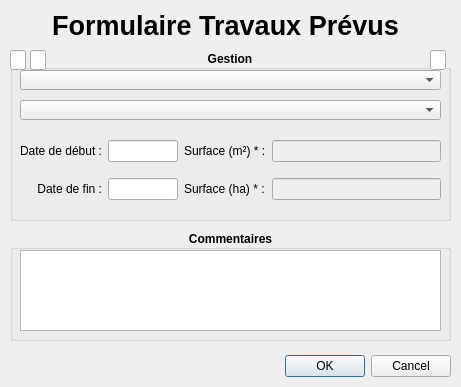
<?xml version="1.0" encoding="UTF-8"?>
<ui version="4.0">
 <class>Dialog</class>
 <widget class="QDialog" name="Dialog">
  <property name="geometry">
   <rect>
    <x>0</x>
    <y>0</y>
    <width>461</width>
    <height>387</height>
   </rect>
  </property>
  <property name="windowTitle">
   <string>Travaux Prévus</string>
  </property>
  <widget class="QDialogButtonBox" name="buttonBox">
   <property name="geometry">
    <rect>
     <x>280</x>
     <y>350</y>
     <width>171</width>
     <height>32</height>
    </rect>
   </property>
   <property name="orientation">
    <enum>Qt::Horizontal</enum>
   </property>
   <property name="standardButtons">
    <set>QDialogButtonBox::Cancel|QDialogButtonBox::Ok</set>
   </property>
  </widget>
  <widget class="QLabel" name="label">
   <property name="geometry">
    <rect>
     <x>10</x>
     <y>10</y>
     <width>431</width>
     <height>31</height>
    </rect>
   </property>
   <property name="font">
    <font>
     <pointsize>20</pointsize>
     <weight>75</weight>
     <bold>true</bold>
    </font>
   </property>
   <property name="text">
    <string>Formulaire Travaux Prévus</string>
   </property>
   <property name="alignment">
    <set>Qt::AlignCenter</set>
   </property>
  </widget>
  <widget class="QGroupBox" name="groupBox">
   <property name="geometry">
    <rect>
     <x>10</x>
     <y>50</y>
     <width>441</width>
     <height>171</height>
    </rect>
   </property>
   <property name="font">
    <font>
     <weight>75</weight>
     <bold>true</bold>
    </font>
   </property>
   <property name="title">
    <string>Gestion</string>
   </property>
   <property name="alignment">
    <set>Qt::AlignCenter</set>
   </property>
   <widget class="QComboBox" name="gestion_lib_list">
    <property name="geometry">
     <rect>
      <x>10</x>
      <y>50</y>
      <width>421</width>
      <height>20</height>
     </rect>
    </property>
    <property name="palette">
     <palette>
      <active>
       <colorrole role="WindowText">
        <brush brushstyle="SolidPattern">
         <color alpha="255">
          <red>0</red>
          <green>0</green>
          <blue>0</blue>
         </color>
        </brush>
       </colorrole>
       <colorrole role="Text">
        <brush brushstyle="SolidPattern">
         <color alpha="255">
          <red>0</red>
          <green>0</green>
          <blue>0</blue>
         </color>
        </brush>
       </colorrole>
       <colorrole role="ButtonText">
        <brush brushstyle="SolidPattern">
         <color alpha="255">
          <red>0</red>
          <green>0</green>
          <blue>0</blue>
         </color>
        </brush>
       </colorrole>
      </active>
      <inactive>
       <colorrole role="WindowText">
        <brush brushstyle="SolidPattern">
         <color alpha="255">
          <red>0</red>
          <green>0</green>
          <blue>0</blue>
         </color>
        </brush>
       </colorrole>
       <colorrole role="Text">
        <brush brushstyle="SolidPattern">
         <color alpha="255">
          <red>0</red>
          <green>0</green>
          <blue>0</blue>
         </color>
        </brush>
       </colorrole>
       <colorrole role="ButtonText">
        <brush brushstyle="SolidPattern">
         <color alpha="255">
          <red>0</red>
          <green>0</green>
          <blue>0</blue>
         </color>
        </brush>
       </colorrole>
      </inactive>
      <disabled>
       <colorrole role="WindowText">
        <brush brushstyle="SolidPattern">
         <color alpha="255">
          <red>0</red>
          <green>0</green>
          <blue>0</blue>
         </color>
        </brush>
       </colorrole>
       <colorrole role="Text">
        <brush brushstyle="SolidPattern">
         <color alpha="255">
          <red>0</red>
          <green>0</green>
          <blue>0</blue>
         </color>
        </brush>
       </colorrole>
       <colorrole role="ButtonText">
        <brush brushstyle="SolidPattern">
         <color alpha="255">
          <red>0</red>
          <green>0</green>
          <blue>0</blue>
         </color>
        </brush>
       </colorrole>
      </disabled>
     </palette>
    </property>
    <property name="font">
     <font>
      <weight>50</weight>
      <bold>false</bold>
     </font>
    </property>
   </widget>
   <widget class="QLineEdit" name="gestion_lib">
    <property name="geometry">
     <rect>
      <x>0</x>
      <y>0</y>
      <width>16</width>
      <height>20</height>
     </rect>
    </property>
   </widget>
   <widget class="QLineEdit" name="id_gestion">
    <property name="geometry">
     <rect>
      <x>20</x>
      <y>0</y>
      <width>16</width>
      <height>20</height>
     </rect>
    </property>
   </widget>
   <widget class="QWidget" name="gridLayoutWidget">
    <property name="geometry">
     <rect>
      <x>10</x>
      <y>80</y>
      <width>421</width>
      <height>80</height>
     </rect>
    </property>
    <layout class="QGridLayout" name="gridLayout">
     <item row="1" column="0">
      <widget class="QLabel" name="label_11">
       <property name="font">
        <font>
         <weight>50</weight>
         <bold>false</bold>
        </font>
       </property>
       <property name="text">
        <string>Date de fin :</string>
       </property>
       <property name="alignment">
        <set>Qt::AlignRight|Qt::AlignTrailing|Qt::AlignVCenter</set>
       </property>
      </widget>
     </item>
     <item row="0" column="1">
      <widget class="QLineEdit" name="datedebut">
       <property name="maximumSize">
        <size>
         <width>70</width>
         <height>16777215</height>
        </size>
       </property>
       <property name="palette">
        <palette>
         <active>
          <colorrole role="WindowText">
           <brush brushstyle="SolidPattern">
            <color alpha="255">
             <red>0</red>
             <green>0</green>
             <blue>0</blue>
            </color>
           </brush>
          </colorrole>
          <colorrole role="Text">
           <brush brushstyle="SolidPattern">
            <color alpha="255">
             <red>0</red>
             <green>0</green>
             <blue>0</blue>
            </color>
           </brush>
          </colorrole>
          <colorrole role="ButtonText">
           <brush brushstyle="SolidPattern">
            <color alpha="255">
             <red>0</red>
             <green>0</green>
             <blue>0</blue>
            </color>
           </brush>
          </colorrole>
         </active>
         <inactive>
          <colorrole role="WindowText">
           <brush brushstyle="SolidPattern">
            <color alpha="255">
             <red>0</red>
             <green>0</green>
             <blue>0</blue>
            </color>
           </brush>
          </colorrole>
          <colorrole role="Text">
           <brush brushstyle="SolidPattern">
            <color alpha="255">
             <red>0</red>
             <green>0</green>
             <blue>0</blue>
            </color>
           </brush>
          </colorrole>
          <colorrole role="ButtonText">
           <brush brushstyle="SolidPattern">
            <color alpha="255">
             <red>0</red>
             <green>0</green>
             <blue>0</blue>
            </color>
           </brush>
          </colorrole>
         </inactive>
         <disabled>
          <colorrole role="WindowText">
           <brush brushstyle="SolidPattern">
            <color alpha="255">
             <red>0</red>
             <green>0</green>
             <blue>0</blue>
            </color>
           </brush>
          </colorrole>
          <colorrole role="Text">
           <brush brushstyle="SolidPattern">
            <color alpha="255">
             <red>0</red>
             <green>0</green>
             <blue>0</blue>
            </color>
           </brush>
          </colorrole>
          <colorrole role="ButtonText">
           <brush brushstyle="SolidPattern">
            <color alpha="255">
             <red>0</red>
             <green>0</green>
             <blue>0</blue>
            </color>
           </brush>
          </colorrole>
         </disabled>
        </palette>
       </property>
       <property name="font">
        <font>
         <weight>50</weight>
         <bold>false</bold>
        </font>
       </property>
       <property name="text">
        <string/>
       </property>
       <property name="alignment">
        <set>Qt::AlignCenter</set>
       </property>
      </widget>
     </item>
     <item row="1" column="1">
      <widget class="QLineEdit" name="datefin">
       <property name="maximumSize">
        <size>
         <width>70</width>
         <height>16777215</height>
        </size>
       </property>
       <property name="palette">
        <palette>
         <active>
          <colorrole role="WindowText">
           <brush brushstyle="SolidPattern">
            <color alpha="255">
             <red>0</red>
             <green>0</green>
             <blue>0</blue>
            </color>
           </brush>
          </colorrole>
          <colorrole role="Text">
           <brush brushstyle="SolidPattern">
            <color alpha="255">
             <red>0</red>
             <green>0</green>
             <blue>0</blue>
            </color>
           </brush>
          </colorrole>
          <colorrole role="ButtonText">
           <brush brushstyle="SolidPattern">
            <color alpha="255">
             <red>0</red>
             <green>0</green>
             <blue>0</blue>
            </color>
           </brush>
          </colorrole>
         </active>
         <inactive>
          <colorrole role="WindowText">
           <brush brushstyle="SolidPattern">
            <color alpha="255">
             <red>0</red>
             <green>0</green>
             <blue>0</blue>
            </color>
           </brush>
          </colorrole>
          <colorrole role="Text">
           <brush brushstyle="SolidPattern">
            <color alpha="255">
             <red>0</red>
             <green>0</green>
             <blue>0</blue>
            </color>
           </brush>
          </colorrole>
          <colorrole role="ButtonText">
           <brush brushstyle="SolidPattern">
            <color alpha="255">
             <red>0</red>
             <green>0</green>
             <blue>0</blue>
            </color>
           </brush>
          </colorrole>
         </inactive>
         <disabled>
          <colorrole role="WindowText">
           <brush brushstyle="SolidPattern">
            <color alpha="255">
             <red>0</red>
             <green>0</green>
             <blue>0</blue>
            </color>
           </brush>
          </colorrole>
          <colorrole role="Text">
           <brush brushstyle="SolidPattern">
            <color alpha="255">
             <red>0</red>
             <green>0</green>
             <blue>0</blue>
            </color>
           </brush>
          </colorrole>
          <colorrole role="ButtonText">
           <brush brushstyle="SolidPattern">
            <color alpha="255">
             <red>0</red>
             <green>0</green>
             <blue>0</blue>
            </color>
           </brush>
          </colorrole>
         </disabled>
        </palette>
       </property>
       <property name="font">
        <font>
         <weight>50</weight>
         <bold>false</bold>
        </font>
       </property>
       <property name="text">
        <string/>
       </property>
       <property name="alignment">
        <set>Qt::AlignCenter</set>
       </property>
      </widget>
     </item>
     <item row="0" column="0">
      <widget class="QLabel" name="label_10">
       <property name="font">
        <font>
         <weight>50</weight>
         <bold>false</bold>
        </font>
       </property>
       <property name="text">
        <string>Date de début :</string>
       </property>
       <property name="alignment">
        <set>Qt::AlignRight|Qt::AlignTrailing|Qt::AlignVCenter</set>
       </property>
      </widget>
     </item>
     <item row="0" column="2">
      <widget class="QLabel" name="label_16">
       <property name="font">
        <font>
         <weight>50</weight>
         <bold>false</bold>
        </font>
       </property>
       <property name="text">
        <string>Surface (m²) * :</string>
       </property>
      </widget>
     </item>
     <item row="1" column="2">
      <widget class="QLabel" name="label_19">
       <property name="font">
        <font>
         <weight>50</weight>
         <bold>false</bold>
        </font>
       </property>
       <property name="text">
        <string>Surface (ha) * :</string>
       </property>
      </widget>
     </item>
     <item row="0" column="3">
      <widget class="QLineEdit" name="surface_ha">
       <property name="enabled">
        <bool>false</bool>
       </property>
       <property name="palette">
        <palette>
         <active>
          <colorrole role="WindowText">
           <brush brushstyle="SolidPattern">
            <color alpha="255">
             <red>0</red>
             <green>0</green>
             <blue>0</blue>
            </color>
           </brush>
          </colorrole>
          <colorrole role="Text">
           <brush brushstyle="SolidPattern">
            <color alpha="255">
             <red>0</red>
             <green>0</green>
             <blue>0</blue>
            </color>
           </brush>
          </colorrole>
          <colorrole role="ButtonText">
           <brush brushstyle="SolidPattern">
            <color alpha="255">
             <red>0</red>
             <green>0</green>
             <blue>0</blue>
            </color>
           </brush>
          </colorrole>
         </active>
         <inactive>
          <colorrole role="WindowText">
           <brush brushstyle="SolidPattern">
            <color alpha="255">
             <red>0</red>
             <green>0</green>
             <blue>0</blue>
            </color>
           </brush>
          </colorrole>
          <colorrole role="Text">
           <brush brushstyle="SolidPattern">
            <color alpha="255">
             <red>0</red>
             <green>0</green>
             <blue>0</blue>
            </color>
           </brush>
          </colorrole>
          <colorrole role="ButtonText">
           <brush brushstyle="SolidPattern">
            <color alpha="255">
             <red>0</red>
             <green>0</green>
             <blue>0</blue>
            </color>
           </brush>
          </colorrole>
         </inactive>
         <disabled>
          <colorrole role="WindowText">
           <brush brushstyle="SolidPattern">
            <color alpha="255">
             <red>0</red>
             <green>0</green>
             <blue>0</blue>
            </color>
           </brush>
          </colorrole>
          <colorrole role="Text">
           <brush brushstyle="SolidPattern">
            <color alpha="255">
             <red>0</red>
             <green>0</green>
             <blue>0</blue>
            </color>
           </brush>
          </colorrole>
          <colorrole role="ButtonText">
           <brush brushstyle="SolidPattern">
            <color alpha="255">
             <red>0</red>
             <green>0</green>
             <blue>0</blue>
            </color>
           </brush>
          </colorrole>
         </disabled>
        </palette>
       </property>
       <property name="font">
        <font>
         <weight>50</weight>
         <bold>false</bold>
        </font>
       </property>
      </widget>
     </item>
     <item row="1" column="3">
      <widget class="QLineEdit" name="surface_m2">
       <property name="enabled">
        <bool>false</bool>
       </property>
       <property name="palette">
        <palette>
         <active>
          <colorrole role="WindowText">
           <brush brushstyle="SolidPattern">
            <color alpha="255">
             <red>0</red>
             <green>0</green>
             <blue>0</blue>
            </color>
           </brush>
          </colorrole>
          <colorrole role="Text">
           <brush brushstyle="SolidPattern">
            <color alpha="255">
             <red>0</red>
             <green>0</green>
             <blue>0</blue>
            </color>
           </brush>
          </colorrole>
          <colorrole role="ButtonText">
           <brush brushstyle="SolidPattern">
            <color alpha="255">
             <red>0</red>
             <green>0</green>
             <blue>0</blue>
            </color>
           </brush>
          </colorrole>
         </active>
         <inactive>
          <colorrole role="WindowText">
           <brush brushstyle="SolidPattern">
            <color alpha="255">
             <red>0</red>
             <green>0</green>
             <blue>0</blue>
            </color>
           </brush>
          </colorrole>
          <colorrole role="Text">
           <brush brushstyle="SolidPattern">
            <color alpha="255">
             <red>0</red>
             <green>0</green>
             <blue>0</blue>
            </color>
           </brush>
          </colorrole>
          <colorrole role="ButtonText">
           <brush brushstyle="SolidPattern">
            <color alpha="255">
             <red>0</red>
             <green>0</green>
             <blue>0</blue>
            </color>
           </brush>
          </colorrole>
         </inactive>
         <disabled>
          <colorrole role="WindowText">
           <brush brushstyle="SolidPattern">
            <color alpha="255">
             <red>0</red>
             <green>0</green>
             <blue>0</blue>
            </color>
           </brush>
          </colorrole>
          <colorrole role="Text">
           <brush brushstyle="SolidPattern">
            <color alpha="255">
             <red>0</red>
             <green>0</green>
             <blue>0</blue>
            </color>
           </brush>
          </colorrole>
          <colorrole role="ButtonText">
           <brush brushstyle="SolidPattern">
            <color alpha="255">
             <red>0</red>
             <green>0</green>
             <blue>0</blue>
            </color>
           </brush>
          </colorrole>
         </disabled>
        </palette>
       </property>
       <property name="font">
        <font>
         <weight>50</weight>
         <bold>false</bold>
        </font>
       </property>
      </widget>
     </item>
    </layout>
   </widget>
   <widget class="QComboBox" name="groupe_gestion_list">
    <property name="geometry">
     <rect>
      <x>10</x>
      <y>20</y>
      <width>421</width>
      <height>20</height>
     </rect>
    </property>
    <property name="palette">
     <palette>
      <active>
       <colorrole role="WindowText">
        <brush brushstyle="SolidPattern">
         <color alpha="255">
          <red>0</red>
          <green>0</green>
          <blue>0</blue>
         </color>
        </brush>
       </colorrole>
       <colorrole role="Text">
        <brush brushstyle="SolidPattern">
         <color alpha="255">
          <red>0</red>
          <green>0</green>
          <blue>0</blue>
         </color>
        </brush>
       </colorrole>
       <colorrole role="ButtonText">
        <brush brushstyle="SolidPattern">
         <color alpha="255">
          <red>0</red>
          <green>0</green>
          <blue>0</blue>
         </color>
        </brush>
       </colorrole>
      </active>
      <inactive>
       <colorrole role="WindowText">
        <brush brushstyle="SolidPattern">
         <color alpha="255">
          <red>0</red>
          <green>0</green>
          <blue>0</blue>
         </color>
        </brush>
       </colorrole>
       <colorrole role="Text">
        <brush brushstyle="SolidPattern">
         <color alpha="255">
          <red>0</red>
          <green>0</green>
          <blue>0</blue>
         </color>
        </brush>
       </colorrole>
       <colorrole role="ButtonText">
        <brush brushstyle="SolidPattern">
         <color alpha="255">
          <red>0</red>
          <green>0</green>
          <blue>0</blue>
         </color>
        </brush>
       </colorrole>
      </inactive>
      <disabled>
       <colorrole role="WindowText">
        <brush brushstyle="SolidPattern">
         <color alpha="255">
          <red>0</red>
          <green>0</green>
          <blue>0</blue>
         </color>
        </brush>
       </colorrole>
       <colorrole role="Text">
        <brush brushstyle="SolidPattern">
         <color alpha="255">
          <red>0</red>
          <green>0</green>
          <blue>0</blue>
         </color>
        </brush>
       </colorrole>
       <colorrole role="ButtonText">
        <brush brushstyle="SolidPattern">
         <color alpha="255">
          <red>0</red>
          <green>0</green>
          <blue>0</blue>
         </color>
        </brush>
       </colorrole>
      </disabled>
     </palette>
    </property>
    <property name="font">
     <font>
      <weight>50</weight>
      <bold>false</bold>
     </font>
    </property>
   </widget>
  </widget>
  <widget class="QGroupBox" name="groupBox_2">
   <property name="geometry">
    <rect>
     <x>10</x>
     <y>230</y>
     <width>441</width>
     <height>111</height>
    </rect>
   </property>
   <property name="font">
    <font>
     <weight>75</weight>
     <bold>true</bold>
    </font>
   </property>
   <property name="title">
    <string>Commentaires</string>
   </property>
   <property name="alignment">
    <set>Qt::AlignCenter</set>
   </property>
   <widget class="QPlainTextEdit" name="commentaire">
    <property name="geometry">
     <rect>
      <x>10</x>
      <y>20</y>
      <width>421</width>
      <height>81</height>
     </rect>
    </property>
    <property name="minimumSize">
     <size>
      <width>0</width>
      <height>60</height>
     </size>
    </property>
    <property name="maximumSize">
     <size>
      <width>16777215</width>
      <height>200</height>
     </size>
    </property>
    <property name="palette">
     <palette>
      <active>
       <colorrole role="WindowText">
        <brush brushstyle="SolidPattern">
         <color alpha="255">
          <red>0</red>
          <green>0</green>
          <blue>0</blue>
         </color>
        </brush>
       </colorrole>
       <colorrole role="Text">
        <brush brushstyle="SolidPattern">
         <color alpha="255">
          <red>0</red>
          <green>0</green>
          <blue>0</blue>
         </color>
        </brush>
       </colorrole>
       <colorrole role="ButtonText">
        <brush brushstyle="SolidPattern">
         <color alpha="255">
          <red>0</red>
          <green>0</green>
          <blue>0</blue>
         </color>
        </brush>
       </colorrole>
      </active>
      <inactive>
       <colorrole role="WindowText">
        <brush brushstyle="SolidPattern">
         <color alpha="255">
          <red>0</red>
          <green>0</green>
          <blue>0</blue>
         </color>
        </brush>
       </colorrole>
       <colorrole role="Text">
        <brush brushstyle="SolidPattern">
         <color alpha="255">
          <red>0</red>
          <green>0</green>
          <blue>0</blue>
         </color>
        </brush>
       </colorrole>
       <colorrole role="ButtonText">
        <brush brushstyle="SolidPattern">
         <color alpha="255">
          <red>0</red>
          <green>0</green>
          <blue>0</blue>
         </color>
        </brush>
       </colorrole>
      </inactive>
      <disabled>
       <colorrole role="WindowText">
        <brush brushstyle="SolidPattern">
         <color alpha="255">
          <red>0</red>
          <green>0</green>
          <blue>0</blue>
         </color>
        </brush>
       </colorrole>
       <colorrole role="Text">
        <brush brushstyle="SolidPattern">
         <color alpha="255">
          <red>0</red>
          <green>0</green>
          <blue>0</blue>
         </color>
        </brush>
       </colorrole>
       <colorrole role="ButtonText">
        <brush brushstyle="SolidPattern">
         <color alpha="255">
          <red>0</red>
          <green>0</green>
          <blue>0</blue>
         </color>
        </brush>
       </colorrole>
      </disabled>
     </palette>
    </property>
    <property name="font">
     <font>
      <weight>50</weight>
      <bold>false</bold>
     </font>
    </property>
   </widget>
  </widget>
  <widget class="QLineEdit" name="groupe_gestion">
   <property name="geometry">
    <rect>
     <x>430</x>
     <y>50</y>
     <width>16</width>
     <height>20</height>
    </rect>
   </property>
  </widget>
 </widget>
 <resources/>
 <connections>
  <connection>
   <sender>buttonBox</sender>
   <signal>accepted()</signal>
   <receiver>Dialog</receiver>
   <slot>accept()</slot>
   <hints>
    <hint type="sourcelabel">
     <x>248</x>
     <y>254</y>
    </hint>
    <hint type="destinationlabel">
     <x>157</x>
     <y>274</y>
    </hint>
   </hints>
  </connection>
  <connection>
   <sender>buttonBox</sender>
   <signal>rejected()</signal>
   <receiver>Dialog</receiver>
   <slot>reject()</slot>
   <hints>
    <hint type="sourcelabel">
     <x>316</x>
     <y>260</y>
    </hint>
    <hint type="destinationlabel">
     <x>286</x>
     <y>274</y>
    </hint>
   </hints>
  </connection>
 </connections>
</ui>
